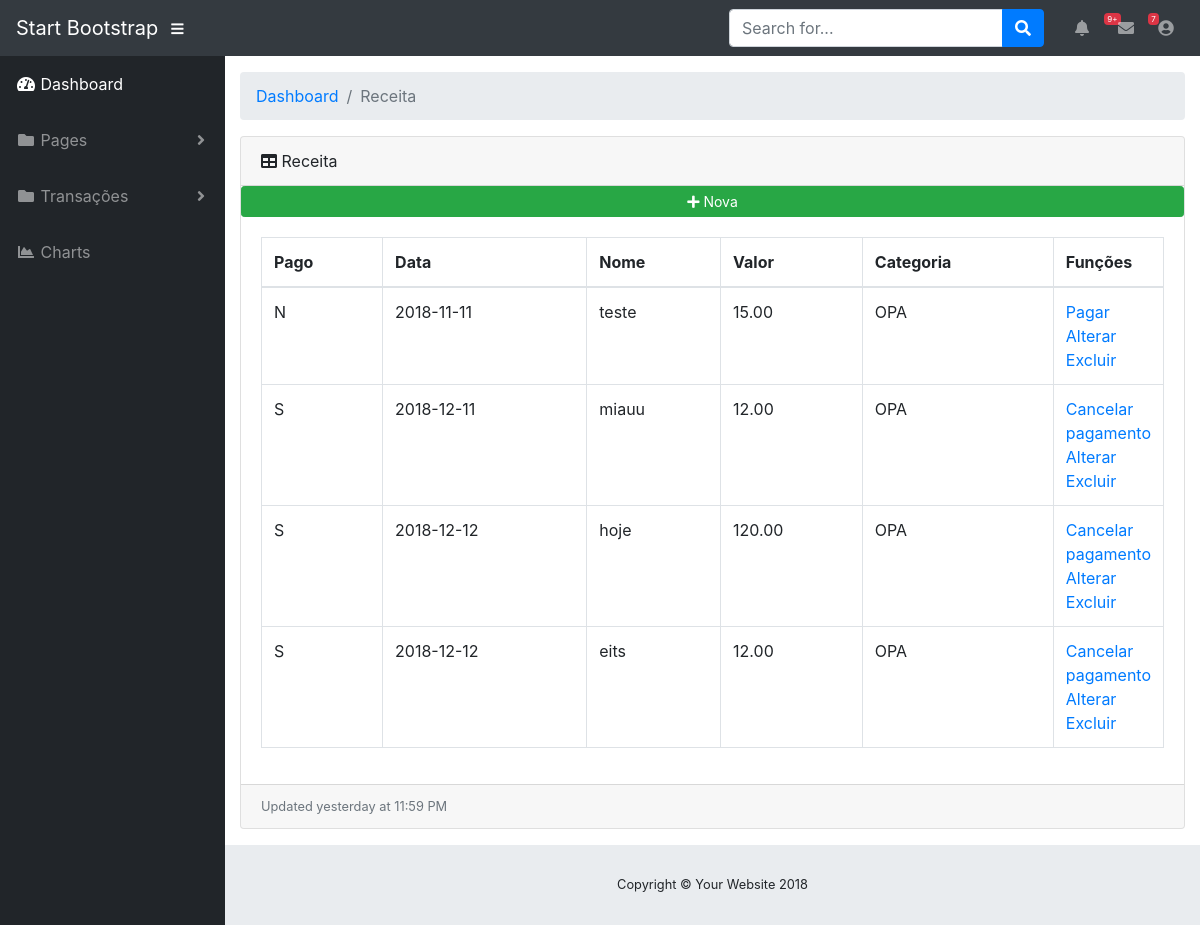
The page /transacao?id_tipo=1 on the database as committed earlier.
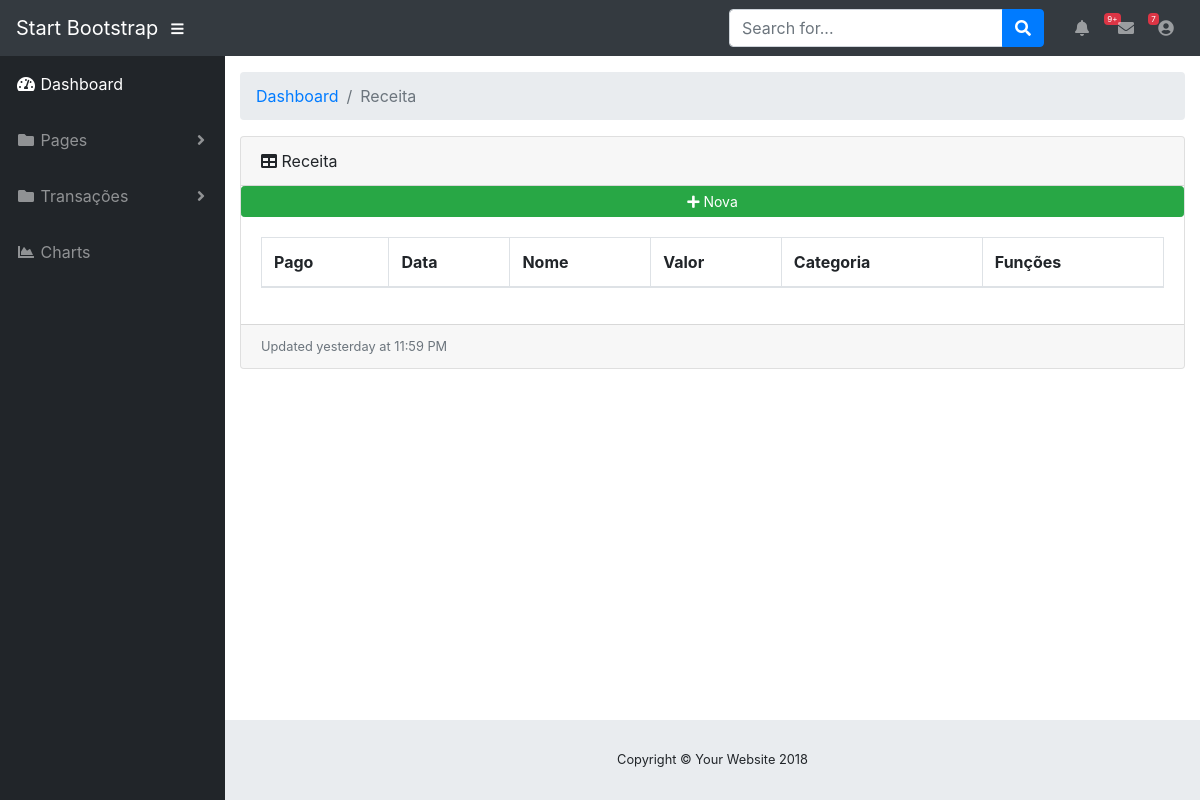
The same page on the database as committed later.
### tables this page shows
CREATE TABLE `transacoes` (
  `id_transacao` int(11) NOT NULL,
  `nome` varchar(45) NOT NULL,
  `valor` float(10,2) NOT NULL,
  `id_categoria` int(11) NOT NULL,
  `data_cadastro` date NOT NULL,
  `data_efetivada` date DEFAULT NULL,
  `pago` varchar(1) DEFAULT 'N',
  `id_conta` int(11) NOT NULL,
  `observacao` longtext,
  `id_fatura_cartao` int(11) DEFAULT NULL
);

CREATE TABLE `categorias` (
  `id_categoria` int(11) NOT NULL,
  `nome` varchar(45) NOT NULL,
  `id_tipo` int(11) NOT NULL
);

### application/controllers/Transacao.php (called while the page is built, shortened)
<?php
class Transacao extends CI_Controller {
	function __construct(){
	$this->load->model('m_transacao');
	}
	public function index()
	{
		$id_tipo = $_GET['id_tipo'];
		$variaveis['transacoes'] = $this->m_transacao->listagem($id_tipo,'');
		$variaveis['nome_tipo'] = $this->m_transacao->nome_tipo($id_tipo)->row()->nome;
		$variaveis['id_tipo'] = $id_tipo;
		$this->load->view('v_cabecalho');
		$this->load->view('v_transacao', $variaveis);
		$this->load->view('v_rodape');
	}
}

### index.php (called while the page is built, shortened)
<?php
require_once BASEPATH.'core/CodeIgniter.php';

### application/models/m_transacao.php (called while the page is built, shortened)
<?php
class m_transacao extends CI_Model {
	public function listagem($id_tipo){
											return $this->db->query("SELECT t.id_transacao,
							                                        t.data_cadastro,
							                                        t.nome,
							                                        t.valor,
							                                        c.nome as categoria,
																											t.pago
							                                 FROM   transacoes t, categorias c
																							 WHERE  t.id_categoria = c.id_categoria
							                                 AND    c.id_tipo = $id_tipo
																							 AND		t.id_fatura_cartao is null
							                                 ORDER BY t.data_cadastro");
				}
}

### application/views/v_transacao.php (the view, shortened to what this page needs)
  <ol class="breadcrumb">
    <li class="breadcrumb-item">
      <a href="<?= base_url('include');?>/inicio">Dashboard</a>
    </li>
        <li class="breadcrumb-item active"><?= $nome_tipo; ?></li>
  </ol>
  <div class="card mb-3">
    <div class="card-header">
      <i class="fas fa-table"></i>
      <?= $nome_tipo; ?></div>
      <a id="botao-novo" class="btn btn-success btn-sm" href="<?= base_url("transacao/manusear?id_tipo={$id_tipo}&id=0")?>"><i class="font-icon fa fa-plus"></i> Nova</a>
    <div class="card-body">
      <div class="table-responsive">
        <table class="table table-bordered" id="dataTable" width="100%" cellspacing="0">
          <thead>
            <tr>
              <th>Pago</th>
              <th>Data</th>
              <th>Nome</th>
              <th>Valor</th>
              <th>Categoria</th>
              <th>Funções</th>
            </tr>
          </thead>
          <tbody>
					<?php foreach($transacoes -> result() as $transacoes): ?>
              <td><?= $transacoes->pago; ?></td>
						<td><?= $transacoes->data_cadastro; ?></td>
						<td><?= $transacoes->nome; ?></td>
						<td><?= $transacoes->valor; ?></td>
						<td><?= $transacoes->categoria; ?></td>
						<td width="10px" id="funcoes">
                  <?php if($transacoes->pago == 'S'):?>
                    <a href="<?= base_url("transacao/cancelar_pagamento?id_tipo={$id_tipo}&id={$transacoes->id_transacao}")?>">Cancelar pagamento</a>
                  <?php else: ?>
                    <a href="<?= base_url("transacao/pagar?id_tipo={$id_tipo}&id={$transacoes->id_transacao}")?>">Pagar</a>
                  <?php endif ?>
							<a href="<?= base_url("transacao/manusear?id_tipo={$id_tipo}&id={$transacoes->id_transacao}")?>">Alterar</a>
                <a href="<?= base_url("transacao/excluir?id_tipo={$id_tipo}&id={$transacoes->id_transacao}")?>">Excluir</a>
						</td>
					<?php endforeach; ?>
					</tbody>
        </table>
      </div>
    </div>
    <div class="card-footer small text-muted">Updated yesterday at 11:59 PM</div>
  </div>
</div>

### application/views/v_cabecalho.php (shortened to what this page needs)
<!DOCTYPE html>
<html lang="en">
  <head>
    <link href="<?= base_url('include');?>/vendor/bootstrap/css/bootstrap.min.css" rel="stylesheet">
    <link href="<?= base_url('include');?>/vendor/fontawesome-free/css/all.min.css" rel="stylesheet" type="text/css">
    <link href="<?= base_url('include');?>/vendor/datatables/dataTables.bootstrap4.css" rel="stylesheet">
    <link href="<?= base_url('include');?>/css/sb-admin.css" rel="stylesheet">
    <link href="<?= base_url('include');?>/css/sistema.css" rel="stylesheet">
  </head>
  <body id="page-top">
    <nav class="navbar navbar-expand navbar-dark bg-dark static-top">
      <a class="navbar-brand mr-1" href="index.html">Start Bootstrap</a>
      <button class="btn btn-link btn-sm text-white order-1 order-sm-0" id="sidebarToggle" href="#">
        <i class="fas fa-bars"></i>
      </button>
      <form class="d-none d-md-inline-block form-inline ml-auto mr-0 mr-md-3 my-2 my-md-0">
        <div class="input-group">
          <input type="text" class="form-control" placeholder="Search for..." aria-label="Search" aria-describedby="basic-addon2">
          <div class="input-group-append">
            <button class="btn btn-primary" type="button">
              <i class="fas fa-search"></i>
            </button>
          </div>
        </div>
      </form>
      <ul class="navbar-nav ml-auto ml-md-0">
        <li class="nav-item dropdown no-arrow mx-1">
          <a class="nav-link dropdown-toggle" href="#" id="alertsDropdown" role="button" data-toggle="dropdown" aria-haspopup="true" aria-expanded="false">
            <i class="fas fa-bell fa-fw"></i>
            <span class="badge badge-danger">9+</span>
          </a>
        </li>
        <li class="nav-item dropdown no-arrow mx-1">
          <a class="nav-link dropdown-toggle" href="#" id="messagesDropdown" role="button" data-toggle="dropdown" aria-haspopup="true" aria-expanded="false">
            <i class="fas fa-envelope fa-fw"></i>
            <span class="badge badge-danger">7</span>
          </a>
        </li>
        <li class="nav-item dropdown no-arrow">
          <a class="nav-link dropdown-toggle" href="#" id="userDropdown" role="button" data-toggle="dropdown" aria-haspopup="true" aria-expanded="false">
            <i class="fas fa-user-circle fa-fw"></i>
          </a>
        </li>
      </ul>
    </nav>
    <div id="wrapper">
      <ul class="sidebar navbar-nav">
        <li class="nav-item active">
          <a class="nav-link" href="index.html">
            <i class="fas fa-fw fa-tachometer-alt"></i>
            <span>Dashboard</span>
          </a>
        </li>
        <li class="nav-item dropdown">
          <a class="nav-link dropdown-toggle" href="#" id="pagesDropdown" role="button" data-toggle="dropdown" aria-haspopup="true" aria-expanded="false">
            <i class="fas fa-fw fa-folder"></i>
            <span>Pages</span>
          </a>
        </li>
        <li class="nav-item dropdown">
          <a class="nav-link dropdown-toggle" href="#" id="pagesDropdown" role="button" data-toggle="dropdown" aria-haspopup="true" aria-expanded="false">
            <i class="fas fa-fw fa-folder"></i>
            <span>Transações</span>
          </a>
        </li>
        <li class="nav-item">
          <a class="nav-link" href="charts.html">
            <i class="fas fa-fw fa-chart-area"></i>
            <span>Charts</span></a>
        </li>
      </ul>
      <div id="content-wrapper">
        <div class="container-fluid">

### application/views/v_rodape.php (shortened to what this page needs)
        <footer class="sticky-footer">
          <div class="container my-auto">
            <div class="copyright text-center my-auto">
              <span>Copyright © Your Website 2018</span>
            </div>
          </div>
        </footer>
      </div>
    </div>
  </body>
</html>

### include/css/sb-admin.css (style rules this page uses)
html { position: relative; min-height: 100%; }
body { height: 100%; }
#wrapper { display: -webkit-box; display: -ms-flexbox; display: flex; }
#wrapper #content-wrapper { overflow-x: hidden; width: 100%; padding-top: 1rem; padding-bottom: 80px; }
.navbar-nav .nav-item.active .nav-link { color: #fff; }
.navbar-nav .nav-item.dropdown .dropdown-toggle::after { width: 1rem; text-align: center; float: right; vertical-align: 0; border: 0; font-weight: 900; content: '\f105'; font-family: 'Font Awesome 5 Free'; }
.navbar-nav .nav-item.dropdown.no-arrow .dropdown-toggle::after { display: none; }
.navbar-nav .nav-item .nav-link .badge { position: absolute; margin-left: 0.75rem; top: 0.3rem; font-weight: 400; font-size: 0.5rem; }
.sidebar { width: 90px !important; background-color: #212529; min-height: calc(100vh - 56px); }
.sidebar .nav-item:last-child { margin-bottom: 1rem; }
.sidebar .nav-item .nav-link { text-align: center; padding: 0.75rem 1rem; width: 90px; }
.sidebar .nav-item .nav-link span { font-size: 0.65rem; display: block; }
.sidebar .nav-item.dropdown .dropdown-toggle::after { display: none; }
.sidebar .nav-item .nav-link { color: rgba(255, 255, 255, 0.5); }
@media (min-width: 768px) { .sidebar { width: 225px !important; } }
@media (min-width: 768px) { .sidebar .nav-item .nav-link { display: block; width: 100%; text-align: left; padding: 1rem; width: 225px; } }
@media (min-width: 768px) { .sidebar .nav-item .nav-link span { font-size: 1rem; display: inline; } }
@media (min-width: 768px) { .sidebar .nav-item.dropdown .dropdown-toggle::after { display: block; } }
:root { --input-padding-x: 0.75rem; --input-padding-y: 0.75rem; }
footer.sticky-footer { display: -webkit-box; display: -ms-flexbox; display: flex; position: absolute; right: 0; bottom: 0; width: calc(100% - 90px); height: 80px; background-color: #e9ecef; }
footer.sticky-footer .copyright { line-height: 1; font-size: 0.8rem; }
@media (min-width: 768px) { footer.sticky-footer { width: calc(100% - 225px); } }

Rows that differ between the two databases and show on the page:
removed transacoes: pago "N", data_cadastro "2018-11-11", nome "teste", valor "15.00", id_categoria.nome "OPA"
removed transacoes: pago "S", data_cadastro "2018-12-11", nome "miauu", valor "12.00", id_categoria.nome "OPA"
removed transacoes: pago "S", data_cadastro "2018-12-12", nome "hoje", valor "120.00", id_categoria.nome "OPA"
removed transacoes: pago "S", data_cadastro "2018-12-12", nome "eits", valor "12.00", id_categoria.nome "OPA"
